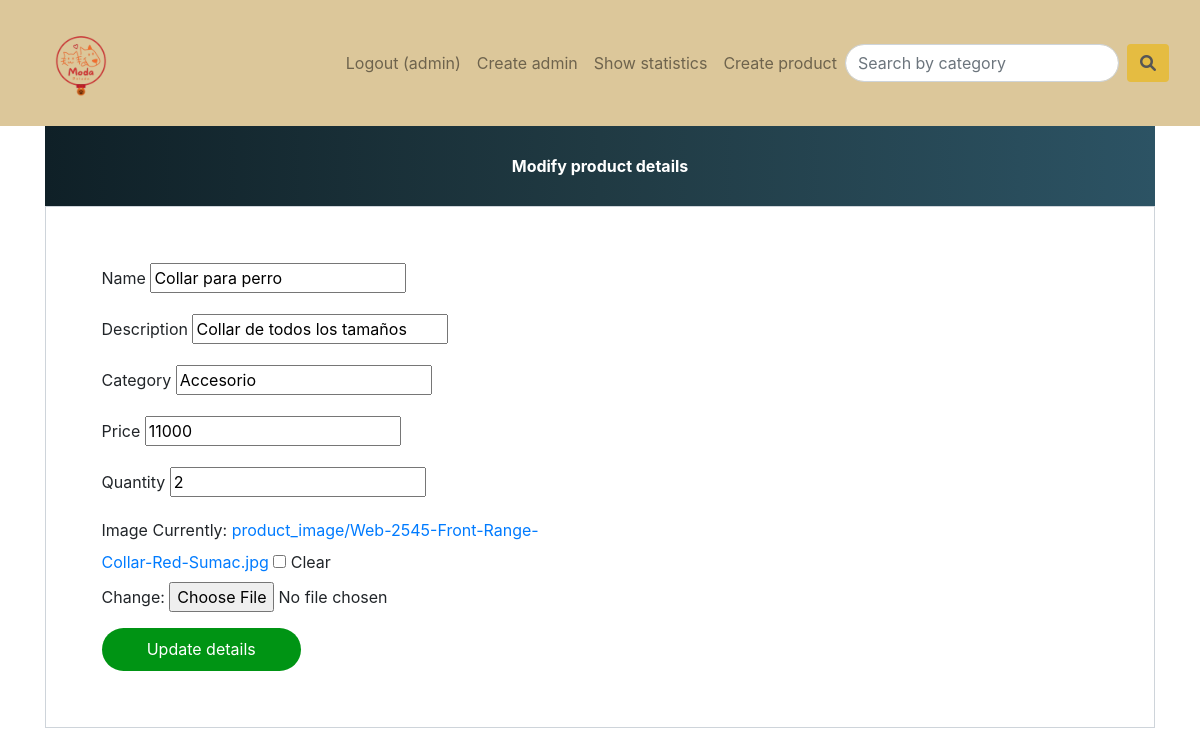
The page /update-product/1 (signed in) on the database its author committed.
### products/models.py (models this page shows, shortened)
class Product(models.Model):
    name=models.CharField(max_length=40)
    description=models.CharField(max_length=40)
    product_image= models.ImageField(upload_to='product_image/',null=True,blank=True)
    price = models.PositiveIntegerField()
    category = models.CharField(max_length = 70)
    quantity = models.IntegerField()

### products/views.py (the view)
# urls.py: path('update-product/<int:pk>', productViews.update_product_view,name='update-product'),
@login_required
def update_product_view(request,pk):
    product=models.Product.objects.get(id=pk)
    product_form=forms.ProductForm(instance=product)
    if request.method == 'POST':
        product_form = forms.ProductForm(request.POST, request.FILES, instance=product)
        if product_form.is_valid():
            product_form.save()
            return HttpResponseRedirect('..')
    else:
        product_form = forms.ProductForm(instance=product)
    return render(request,'products/update_product.html',{'productForm':product_form})

### products/forms.py
class ProductForm(forms.ModelForm):
    class Meta:
        model=models.Product
        fields=['name','description','product_image','price','category','quantity']

### templates/products/update_product.html (shortened to what this page needs)
{% extends 'base.html' %}
{% load i18n %}
{% block content %}
<!DOCTYPE html>
<html lang="en">
    <head>
        <link href="//maxcdn.bootstrapcdn.com/bootstrap/4.1.1/css/bootstrap.min.css" rel="stylesheet" id="bootstrap-css">
    </head>
    <body>
        <form method="post" enctype="multipart/form-data">
            <div class="container register-form">
            <div class="form">
                <div class="note">
                <p>{% translate "Modificar detalles del producto" %}</p>
                </div>
                <div class="form-content">
                <div class="row">
                    <div class="col-md-6">
                    <div class="form-group">
                        <label for="id_name">{% translate "Nombre" %}</label>
                        {{ productForm.name }}
                    </div>
                    <div class="form-group">
                        <label for="id_description">{% translate "Descripción" %}</label>
                        {{ productForm.description }}
                    </div>
                    <div class="form-group">
                        <label for="id_category">{% translate "Categoría" %}</label>
                        {{ productForm.category }}
                    </div>
                    <div class="form-group">
                        <label for="id_price">{% translate "Precio" %}</label>
                        {{ productForm.price }}
                    </div>
                    <div class="form-group">
                        <label for="id_quantity">{% translate "Cantidad" %}</label>
                        {{ productForm.quantity }}
                    </div>
                    <div class="form-group">
                        <label for="id_product_image">{% translate "Imagen" %}</label>
                        {{ productForm.product_image }}
                    </div>
                </div>
                </div>
                <button type="submit" class="btnSubmit">{% translate "Actualizar detalles" %}</button>
            </div>
            </div>
        </form>
    </body>
</html>
{% endblock content %}

### templates/base.html (shortened to what this page needs)
{% load i18n %}
<!DOCTYPE html>
<html lang="es">
<head>
    {% load static %}
    <link href="https://cdn.jsdelivr.net/npm/bootstrap@5.3.2/dist/css/bootstrap.min.css" rel="stylesheet">
    <link rel="stylesheet" href="https://cdnjs.cloudflare.com/ajax/libs/font-awesome/6.0.0-beta3/css/all.min.css">
</head>
<body>
    <nav class="navbar navbar-expand-lg navbar-light navbar-custom">
        <div class="container-fluid">
            <a class="navbar-brand" href="/">
                <img src="{% static 'images/logo.png' %}" alt="Logo">
            </a>
            <div class="collapse navbar-collapse" id="navbarNav">
                <ul class="navbar-nav ms-auto">
                    {% if user.is_authenticated %}
                        <li class="nav-item">
                            <a class="nav-link" href="{% url 'logout-account' %}">{% translate "Cerrar sesión " %} ({{ user.username }})</a>
                        </li>
                        <li class="nav-item">
                            <a class="nav-link" href="{% url 'signup-account' %}">{% translate "Crear administrador" %}</a>
                        </li>
                        <li class="nav-item">
                            <a class="nav-link" href="{% url 'stadistics' %}">{% translate "Ver estadisticas" %}</a>
                        </li>
                        <li class="nav-item">
                            <a class="nav-link" href="{% url 'create-product' %}">{% translate "Crear producto" %}</a>
                        </li>
                    {% endif %}
                </ul>
                <form class="d-flex" action="/search" method="get">
                    <input class="form-control me-2" type="search" name="category" placeholder="{% translate "Buscar por categoría" %}" aria-label="Search">
                    <button class="btn btn-custom" type="submit">
                        <i class="fas fa-search"></i>
                    </button>
                </form>
            </div>
        </div>
    </nav>
    {% block content %}
    {% endblock content %}
</body>
</html>

### templates/base.html (style rules this page uses)
body { background-color: #f7f7f7; }
.navbar-custom { background-color: #dcc79a; }
.navbar-brand img { max-width: 100px; }
.form-control { border-radius: 30px 0 0 30px; }
.btn-custom { border-radius: 0 30px 30px 0; background-color: #e5bc41; border: none; color: #565656; }

### templates/products/update_product.html (style rules this page uses)
a:link { text-decoration: none; }
.note { text-align: center; height: 80px; background: #0F2027; background: -webkit-linear-gradient(to left, #2C5364, #203A43, #0F2027); background: linear-gradient(to left, #2C5364, #203A43, #0F2027); color: #fff; font-weight: bold; line-height: 80px; }
.form-content { padding: 5%; border: 1px solid #ced4da; margin-bottom: 2%; }
.form-control { border-radius: 1.5rem; }
.btnSubmit { border: none; border-radius: 1.5rem; padding: 1%; width: 20%; cursor: pointer; background: #009414; color: #fff; }

### rows shown on the page
Product: name "Collar para perro", description "Collar de todos los tamaños", category "Accesorio", price "11000", quantity "2"

### other values the page prints
{{ user.username }} "admin"
